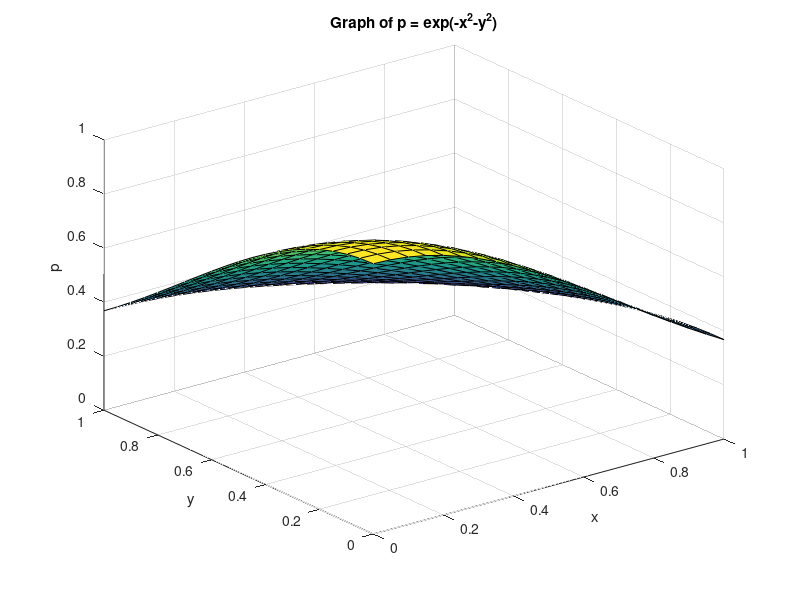

MATLAB code for this plot:
% 创建一个 x 和 y 的范围  
x = 0:0.05:1;  
y = 0:0.05:1;  
  
[X, Y] = meshgrid(x, y);  
P = exp(-X.^2-Y.^2); 
  
% 绘制图像  
grid off;
surf(X, Y, P);  
xlabel('x');  
ylabel('y');  
zlabel('p');  
title('Graph of p = exp(-x^2-y^2)');  